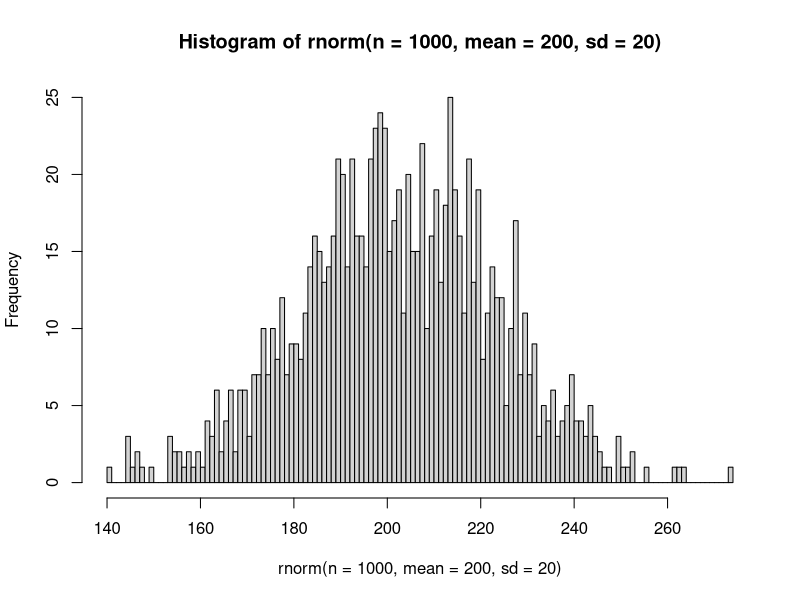
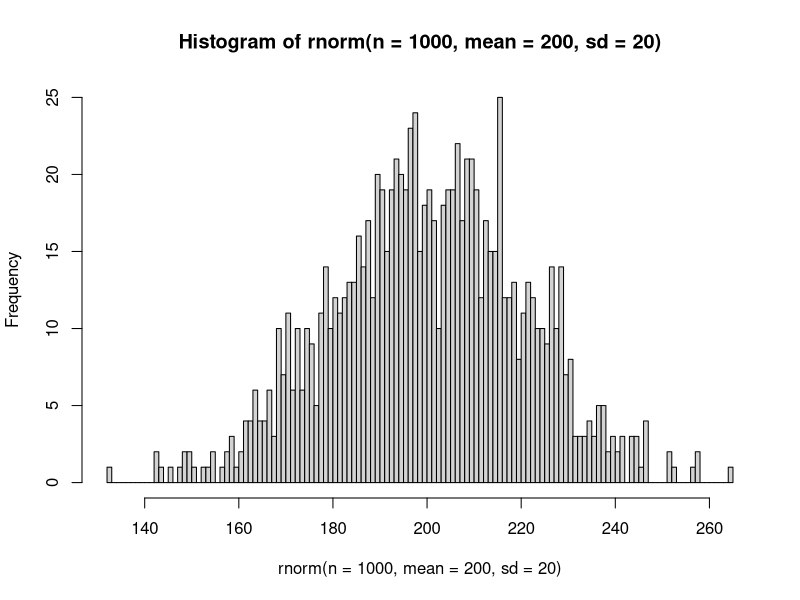

Generate these figures, in order, with R:
## ---- chunk 1
knitr::opts_chunk$set(echo = TRUE)
## ---- chunk 2
# install.packages("tidyverse", Ncpus = 4)
library(tidyverse)

install.packages("praise")
library(praise)
praise()
## ---- chunk 3
# typing a variable will print it out
mtcars

# first row, first column (just one element)
mtcars[1, 1]

# First row, all columns Note that this uses the row's name
mtcars["Mazda RX4", ]

# Everything
mtcars[, ]

# First column, all rows
mtcars[, 1]
mtcars$mpg
mtcars[, "mpg"]

# First ten rows, all columns
mtcars[1:10, ]
## ---- chunk 4
# A vector
my_vector <- c(1, 2, 3, 4, 5)

# First element
my_vector[1]
# First three elements
my_vector[1:3]

my_vector[c(TRUE, TRUE, FALSE, FALSE, TRUE)]
## ---- chunk 5
one_big_number <- c(1, 2, 4, 5, 10000000000)
big_mean <- mean(one_big_number)
big_mean

small_mean <- mean(c(2, 3, 4, 10))
small_mean
## ---- chunk 6
mean(c(1, 3, 4, NA, 34))
## ---- chunk 7
mean(c(1, 3, 4, NA, 34), na.rm = TRUE)
## ---- chunk 8
median(one_big_number)

mtcars <- mtcars
median(mtcars$mpg)
## ---- chunk 9
min(mtcars$mpg)

max(one_big_number)
## ---- chunk 10
sum(one_big_number)
sum(c(1, 1, 1, 1, 1, 1))
## ---- chunk 11
sd(one_big_number)
mpg_sd <- sd(mtcars$mpg)
mpg_sd
## ---- chunk 12
library(tidyverse)
mtcars <- mtcars

"bob" == "bob"
"bob" != "bob"

mtcars$mpg > 30

# We don't need to use the $ operator here like this: mtcars$mpg
filter(mtcars, mpg > 30)

# and
filter(mtcars, mpg > 30 & wt < 2)

# or
filter(mtcars, mpg > 30 | wt < 2)

filter(mtcars, carb == 2)
## ---- chunk 13
select(mtcars, mpg, disp)

head(select(mtcars, -mpg, -disp))

select(mtcars, -mpg, -disp) |>
    head()

select(mtcars, !mpg, !disp) |>
    head(., n = 4)

4 %>%
    head(mtcars, n = .)

select(mtcars, !mpg, !disp) %>%
    head(n = 4)

# Nested functions, the inner-most function is executed first
head(select(mtcars, mpg, disp))
## ---- chunk 14
hist(rnorm(n = 1000, mean = 200, sd = 20), n = 100)

rnorm(n = 1000, mean = 200, sd = 20) |>
    hist(n = 100)
## ---- chunk 15
aov(mpg ~ disp + wt, data = mtcars)

anova_summary <- summary(aov(mpg ~ disp + wt, data = mtcars))
anova_summary
## ---- chunk 16
table(
    c(
        "category a",
        "category a",
        "category a",
        "category b",
        "category b",
        "category b"
    ),
    c(
        "red",
        "blue",
        "red",
        "blue",
        "blue",
        "blue"
    )
)

select(mtcars, cyl, vs)

table(mtcars$cyl, mtcars$vs)
## ---- chunk 17

## ---- chunk 18

## ---- chunk 19

## ---- chunk 20

## ---- chunk 21

## ---- chunk 22
